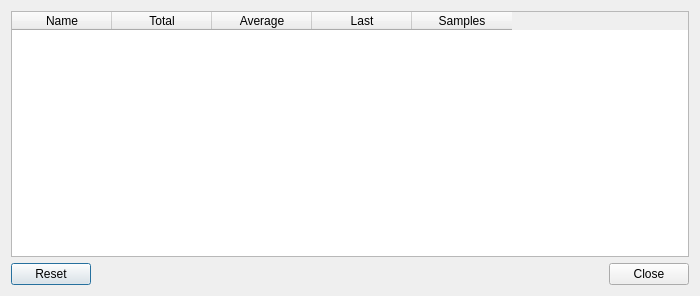
<?xml version="1.0" encoding="UTF-8"?>
<ui version="4.0">
 <class>ProfileDialog</class>
 <widget class="QDialog" name="ProfileDialog">
  <property name="geometry">
   <rect>
    <x>0</x>
    <y>0</y>
    <width>700</width>
    <height>296</height>
   </rect>
  </property>
  <property name="font">
   <font>
    <family>Liberation Sans</family>
    <pointsize>9</pointsize>
   </font>
  </property>
  <property name="windowTitle">
   <string>Profile Data</string>
  </property>
  <property name="modal">
   <bool>false</bool>
  </property>
  <layout class="QVBoxLayout" name="verticalLayout">
   <item>
    <layout class="QHBoxLayout" name="layout">
     <item>
      <widget class="QTableWidget" name="table">
       <column>
        <property name="text">
         <string>Name</string>
        </property>
        <property name="toolTip">
         <string>Name of profile</string>
        </property>
       </column>
       <column>
        <property name="text">
         <string>Total</string>
        </property>
        <property name="toolTip">
         <string>Total time spent executing the code</string>
        </property>
       </column>
       <column>
        <property name="text">
         <string>Average</string>
        </property>
        <property name="toolTip">
         <string>Average time executing the code</string>
        </property>
       </column>
       <column>
        <property name="text">
         <string>Last</string>
        </property>
        <property name="toolTip">
         <string>Time for last execution of the code</string>
        </property>
       </column>
       <column>
        <property name="text">
         <string>Samples</string>
        </property>
        <property name="toolTip">
         <string>Number of times code was executed</string>
        </property>
       </column>
      </widget>
     </item>
    </layout>
   </item>
   <item>
    <widget class="QDialogButtonBox" name="buttonBox">
     <property name="orientation">
      <enum>Qt::Horizontal</enum>
     </property>
     <property name="standardButtons">
      <set>QDialogButtonBox::Close|QDialogButtonBox::Reset</set>
     </property>
    </widget>
   </item>
  </layout>
 </widget>
 <resources>
  <include location="../resources/res.qrc"/>
 </resources>
 <connections>
  <connection>
   <sender>buttonBox</sender>
   <signal>accepted()</signal>
   <receiver>ProfileDialog</receiver>
   <slot>accept()</slot>
   <hints>
    <hint type="sourcelabel">
     <x>248</x>
     <y>254</y>
    </hint>
    <hint type="destinationlabel">
     <x>157</x>
     <y>274</y>
    </hint>
   </hints>
  </connection>
  <connection>
   <sender>buttonBox</sender>
   <signal>rejected()</signal>
   <receiver>ProfileDialog</receiver>
   <slot>reject()</slot>
   <hints>
    <hint type="sourcelabel">
     <x>316</x>
     <y>260</y>
    </hint>
    <hint type="destinationlabel">
     <x>286</x>
     <y>274</y>
    </hint>
   </hints>
  </connection>
  <connection>
   <sender>buttonBox</sender>
   <signal>clicked(QAbstractButton*)</signal>
   <receiver>ProfileDialog</receiver>
   <slot>clicked(QAbstractButton*)</slot>
   <hints>
    <hint type="sourcelabel">
     <x>191</x>
     <y>275</y>
    </hint>
    <hint type="destinationlabel">
     <x>191</x>
     <y>147</y>
    </hint>
   </hints>
  </connection>
 </connections>
 <slots>
  <slot>clicked(QAbstractButton*)</slot>
 </slots>
</ui>
